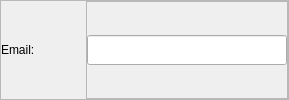
             <widget class="QFrame" name="frame_14">
              <property name="sizePolicy">
               <sizepolicy hsizetype="Preferred" vsizetype="Fixed">
                <horstretch>0</horstretch>
                <verstretch>0</verstretch>
               </sizepolicy>
              </property>
              <property name="frameShape">
               <enum>QFrame::StyledPanel</enum>
              </property>
              <property name="frameShadow">
               <enum>QFrame::Raised</enum>
              </property>
              <layout class="QHBoxLayout" name="horizontalLayout_4">
               <property name="spacing">
                <number>5</number>
               </property>
               <property name="leftMargin">
                <number>0</number>
               </property>
               <property name="topMargin">
                <number>0</number>
               </property>
               <property name="rightMargin">
                <number>0</number>
               </property>
               <property name="bottomMargin">
                <number>0</number>
               </property>
               <item>
                <widget class="QLabel" name="label_3">
                 <property name="sizePolicy">
                  <sizepolicy hsizetype="Fixed" vsizetype="Fixed">
                   <horstretch>0</horstretch>
                   <verstretch>0</verstretch>
                  </sizepolicy>
                 </property>
                 <property name="minimumSize">
                  <size>
                   <width>80</width>
                   <height>0</height>
                  </size>
                 </property>
                 <property name="maximumSize">
                  <size>
                   <width>80</width>
                   <height>16777215</height>
                  </size>
                 </property>
                 <property name="text">
                  <string>Email:</string>
                 </property>
                </widget>
               </item>
               <item>
                <widget class="QFrame" name="frame_19">
                 <property name="sizePolicy">
                  <sizepolicy hsizetype="Expanding" vsizetype="Preferred">
                   <horstretch>0</horstretch>
                   <verstretch>0</verstretch>
                  </sizepolicy>
                 </property>
                 <property name="frameShape">
                  <enum>QFrame::StyledPanel</enum>
                 </property>
                 <property name="frameShadow">
                  <enum>QFrame::Raised</enum>
                 </property>
                 <layout class="QHBoxLayout" name="horizontalLayout_17">
                  <property name="leftMargin">
                   <number>0</number>
                  </property>
                  <property name="topMargin">
                   <number>0</number>
                  </property>
                  <property name="rightMargin">
                   <number>0</number>
                  </property>
                  <property name="bottomMargin">
                   <number>0</number>
                  </property>
                  <item>
                   <widget class="QLineEdit" name="email_field">
                    <property name="sizePolicy">
                     <sizepolicy hsizetype="Minimum" vsizetype="Fixed">
                      <horstretch>0</horstretch>
                      <verstretch>0</verstretch>
                     </sizepolicy>
                    </property>
                    <property name="minimumSize">
                     <size>
                      <width>200</width>
                      <height>30</height>
                     </size>
                    </property>
                   </widget>
                  </item>
                 </layout>
                </widget>
               </item>
              </layout>
             </widget>
